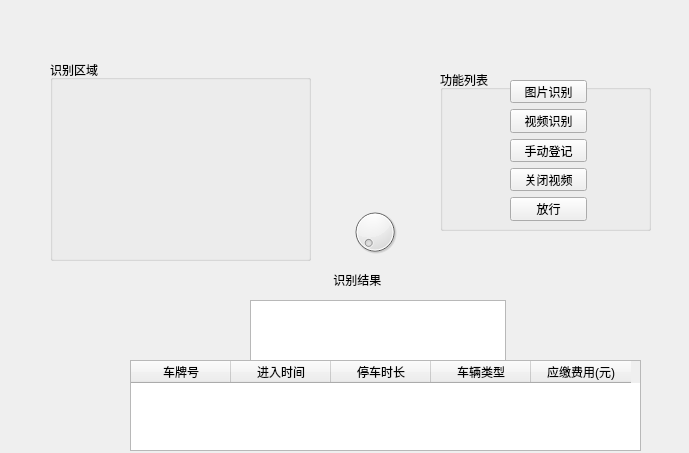
<?xml version="1.0" encoding="UTF-8"?>
<ui version="4.0">
 <class>know</class>
 <widget class="QWidget" name="know">
  <property name="geometry">
   <rect>
    <x>0</x>
    <y>0</y>
    <width>689</width>
    <height>453</height>
   </rect>
  </property>
  <property name="windowTitle">
   <string>Form</string>
  </property>
  <widget class="QGroupBox" name="groupBox">
   <property name="geometry">
    <rect>
     <x>440</x>
     <y>70</y>
     <width>211</width>
     <height>161</height>
    </rect>
   </property>
   <property name="title">
    <string>功能列表</string>
   </property>
   <widget class="QWidget" name="gridLayoutWidget">
    <property name="geometry">
     <rect>
      <x>70</x>
      <y>10</y>
      <width>77</width>
      <height>141</height>
     </rect>
    </property>
    <layout class="QGridLayout" name="gridLayout">
     <item row="3" column="0">
      <widget class="QPushButton" name="pushButton_3">
       <property name="text">
        <string>手动登记</string>
       </property>
      </widget>
     </item>
     <item row="1" column="0">
      <widget class="QPushButton" name="pushButton">
       <property name="text">
        <string>图片识别</string>
       </property>
      </widget>
     </item>
     <item row="2" column="0">
      <widget class="QPushButton" name="pushButton_2">
       <property name="text">
        <string>视频识别</string>
       </property>
      </widget>
     </item>
     <item row="4" column="0">
      <widget class="QPushButton" name="pushButton_4">
       <property name="text">
        <string>关闭视频</string>
       </property>
      </widget>
     </item>
     <item row="5" column="0">
      <widget class="QPushButton" name="pushButton_5">
       <property name="text">
        <string>放行</string>
       </property>
      </widget>
     </item>
    </layout>
   </widget>
  </widget>
  <widget class="QGroupBox" name="groupBox_2">
   <property name="geometry">
    <rect>
     <x>50</x>
     <y>60</y>
     <width>261</width>
     <height>201</height>
    </rect>
   </property>
   <property name="title">
    <string>识别区域</string>
   </property>
   <widget class="QLabel" name="label">
    <property name="geometry">
     <rect>
      <x>10</x>
      <y>20</y>
      <width>241</width>
      <height>171</height>
     </rect>
    </property>
    <property name="text">
     <string/>
    </property>
   </widget>
  </widget>
  <widget class="QDial" name="dial">
   <property name="geometry">
    <rect>
     <x>350</x>
     <y>200</y>
     <width>50</width>
     <height>64</height>
    </rect>
   </property>
  </widget>
  <widget class="QLabel" name="label_2">
   <property name="geometry">
    <rect>
     <x>10</x>
     <y>10</y>
     <width>171</width>
     <height>21</height>
    </rect>
   </property>
   <property name="text">
    <string/>
   </property>
  </widget>
  <widget class="QLabel" name="label_3">
   <property name="geometry">
    <rect>
     <x>310</x>
     <y>270</y>
     <width>141</width>
     <height>20</height>
    </rect>
   </property>
   <property name="text">
    <string>       识别结果</string>
   </property>
  </widget>
  <widget class="QTextBrowser" name="textBrowser">
   <property name="geometry">
    <rect>
     <x>250</x>
     <y>300</y>
     <width>256</width>
     <height>61</height>
    </rect>
   </property>
  </widget>
  <widget class="QTableWidget" name="tableWidget">
   <property name="geometry">
    <rect>
     <x>130</x>
     <y>360</y>
     <width>511</width>
     <height>91</height>
    </rect>
   </property>
   <column>
    <property name="text">
     <string>车牌号</string>
    </property>
   </column>
   <column>
    <property name="text">
     <string>进入时间</string>
    </property>
   </column>
   <column>
    <property name="text">
     <string>停车时长</string>
    </property>
   </column>
   <column>
    <property name="text">
     <string>车辆类型</string>
    </property>
   </column>
   <column>
    <property name="text">
     <string>应缴费用(元)</string>
    </property>
   </column>
  </widget>
 </widget>
 <resources/>
 <connections/>
 <slots>
  <signal>handRegister()</signal>
 </slots>
</ui>
